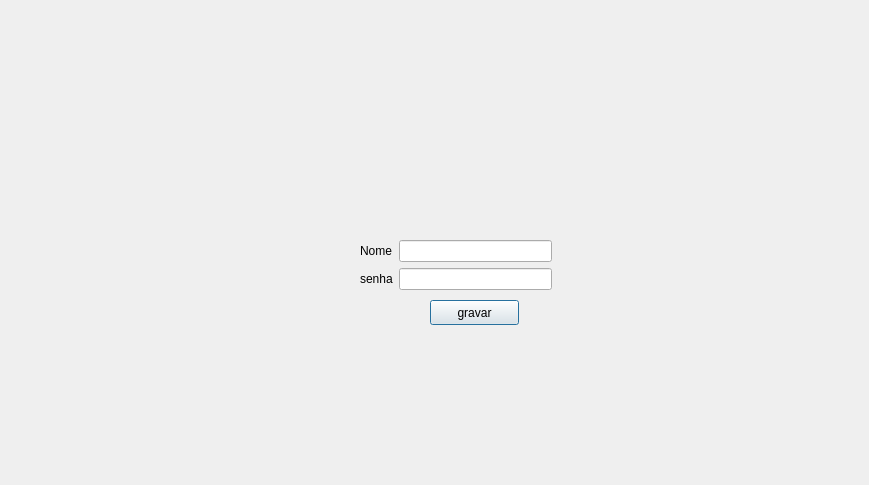
<?xml version="1.0" encoding="UTF-8"?>
<ui version="4.0">
 <class>teladeattdados</class>
 <widget class="QDialog" name="teladeattdados">
  <property name="geometry">
   <rect>
    <x>0</x>
    <y>0</y>
    <width>869</width>
    <height>485</height>
   </rect>
  </property>
  <property name="windowTitle">
   <string>Atualizar Dados</string>
  </property>
  <property name="windowIcon">
   <iconset>
    <normaloff>reload.png</normaloff>reload.png</iconset>
  </property>
  <widget class="QPushButton" name="pushButton">
   <property name="geometry">
    <rect>
     <x>430</x>
     <y>300</y>
     <width>89</width>
     <height>25</height>
    </rect>
   </property>
   <property name="text">
    <string>gravar</string>
   </property>
  </widget>
  <widget class="QWidget" name="layoutWidget">
   <property name="geometry">
    <rect>
     <x>360</x>
     <y>240</y>
     <width>192</width>
     <height>58</height>
    </rect>
   </property>
   <layout class="QFormLayout" name="formLayout">
    <item row="0" column="0">
     <widget class="QLabel" name="label">
      <property name="text">
       <string>Nome</string>
      </property>
     </widget>
    </item>
    <item row="0" column="1">
     <widget class="QLineEdit" name="txt_nome"/>
    </item>
    <item row="1" column="0">
     <widget class="QLabel" name="label_2">
      <property name="text">
       <string>senha</string>
      </property>
     </widget>
    </item>
    <item row="1" column="1">
     <widget class="QLineEdit" name="txt_senha">
      <property name="echoMode">
       <enum>QLineEdit::Password</enum>
      </property>
     </widget>
    </item>
   </layout>
  </widget>
 </widget>
 <resources/>
 <connections/>
</ui>
